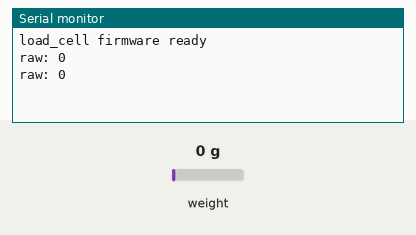
A sketch run on a simulated Arduino Mega 2560, built with avr-gcc and run on an emulated ATmega2560. Shown: the last lines printed to the serial monitor. Inputs (shaded band) come from the test bench; at power-on: weight on the scale 0 g.

Above: at 2.2 s.
2.3 s: weight on the scale set to 100 g
At 2.9 s:
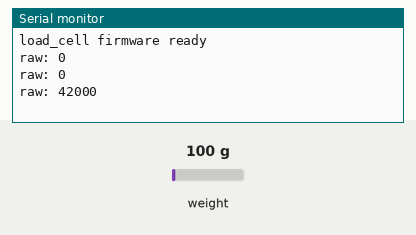
3.8 s: weight on the scale set to 1250 g
At 4.4 s:
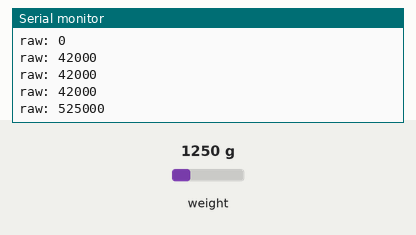
Timing chart, 0 to 6.8 s (numbered marks = the images above; inputs shaded):
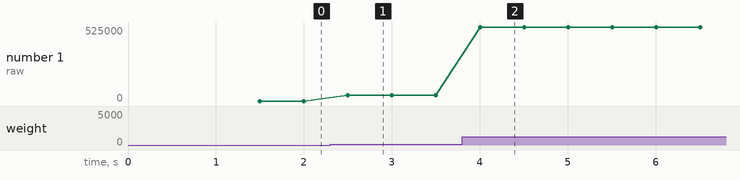

The sketch:

load_cell.ino
```cpp
/*
 * HX711 load cell → USB serial for the ROS load_cell_node.
 *
 * Protocol (matches software/src/sensors/sensors/arduino_load_cell.py):
 *   raw: <integer>\n
 *
 * Wiring (Arduino Mega 2560): DT → pin 3, SCK → pin 2
 * Flash: firmware/scripts/flash.sh
 */
#include "HX711.h"

#define HX711_DT 3
#define HX711_SCK 2

// ~40 Hz matches ROS publish_rate; HX711 needs time per conversion.
static const unsigned long SAMPLE_PERIOD_MS = 25;
static const uint8_t AVERAGE_SAMPLES = 5;

HX711 scale;

void setup() {
  Serial.begin(9600);
  scale.begin(HX711_DT, HX711_SCK);
  scale.set_scale(1.0f);
  scale.tare(AVERAGE_SAMPLES);

  // Banner is ignored by the ROS parser (non-matching lines).
  Serial.println(F("load_cell firmware ready"));
  delay(500);
}

void loop() {
  static unsigned long last_ms = 0;
  unsigned long now = millis();
  if (now - last_ms < SAMPLE_PERIOD_MS) {
    return;
  }
  last_ms = now;

  if (!scale.is_ready()) {
    Serial.println(F("HX711 not ready"));
    return;
  }

  long raw = scale.read_average(AVERAGE_SAMPLES);
  Serial.print(F("raw: "));
  Serial.println(raw);
}
```

Measured:
- after the input at 2.3 s, the serial monitor: prints a new line after 0.20 s (image 1)
- after the input at 3.8 s, the serial monitor: prints a new line after 0.20 s (image 2)
- plotted number 1: 0 → 42000 after the input at 2.3 s, 42000 → 525000 after the input at 3.8 s
